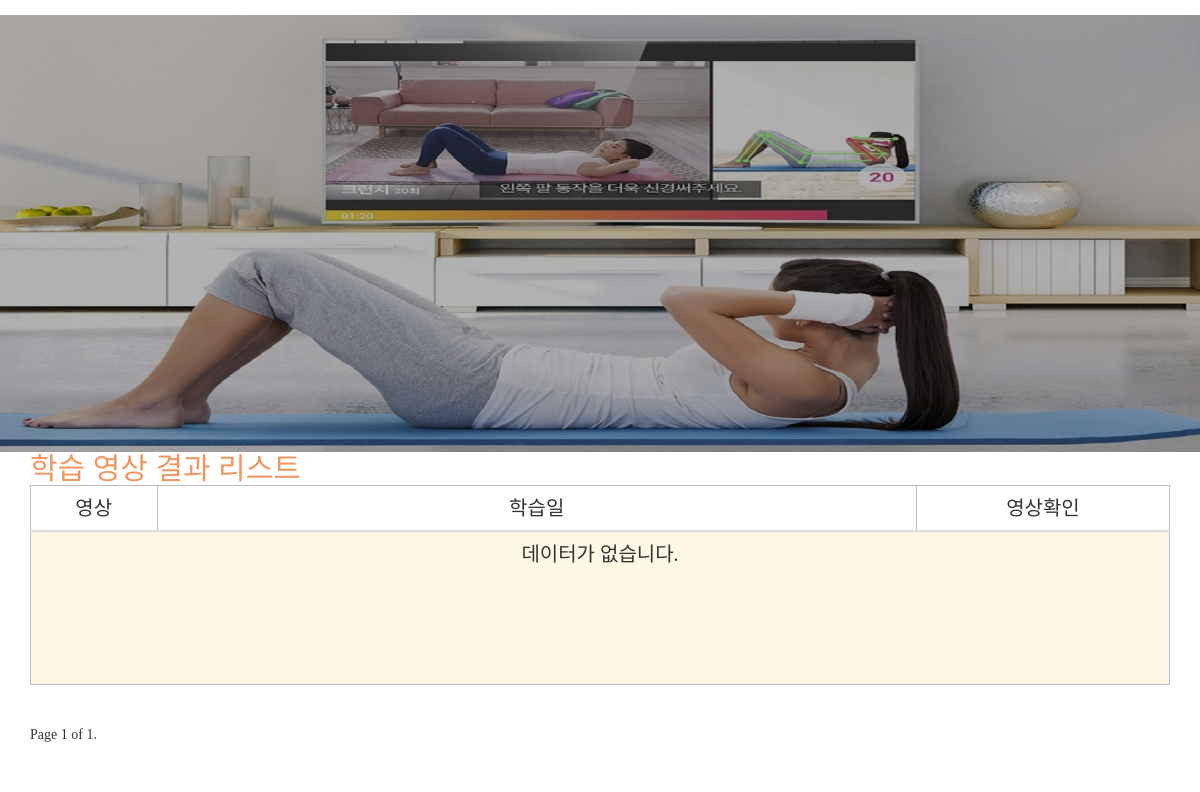
/ResultVideosList (signed in), run on an earlier commit of the app's database.
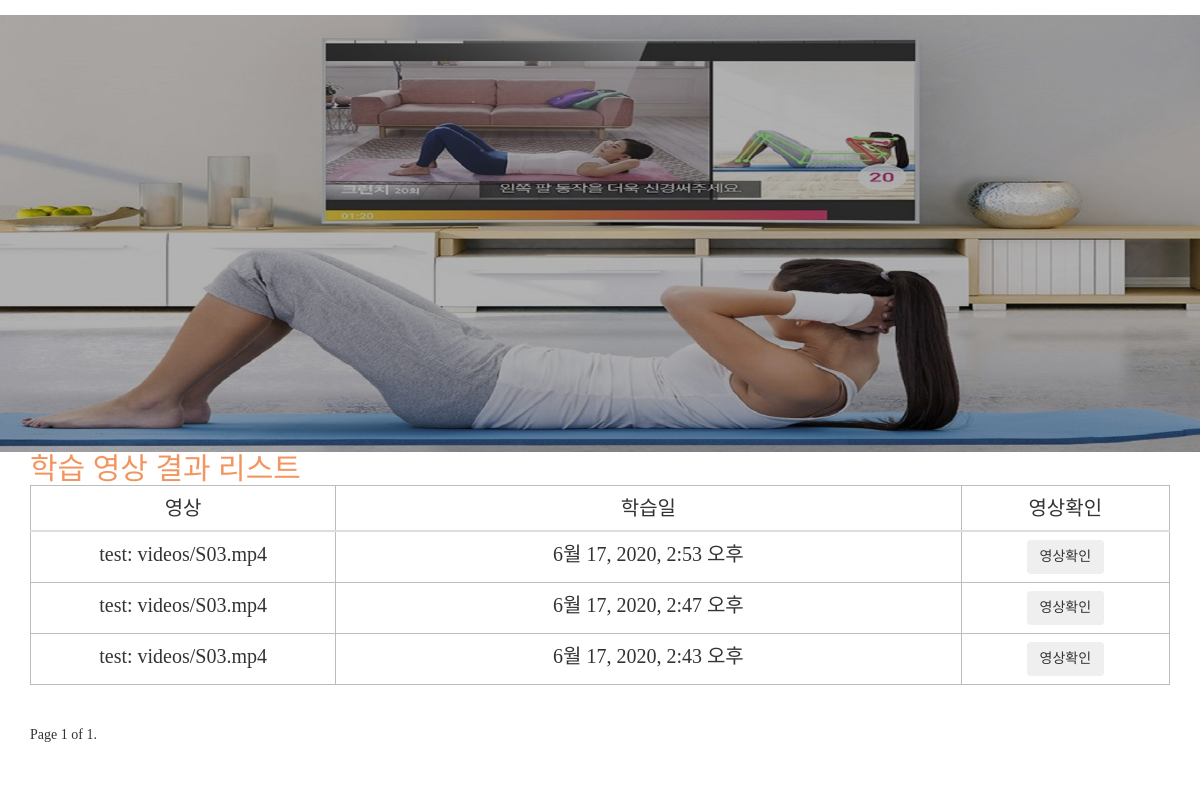
And on a later commit of the database.
### Edus/models.py (models this page shows)
class EdusDB(models.Model): # 학습 디비 클래스
    NON_SHARED = "공유 안함"
    SHARED = "공유 함"
    IS_SHARED = (
        (NON_SHARED , "공유 안함"),
        (SHARED, "공유 함"),
    )
    objects = models.Manager()
    video_description = models.TextField(blank=False)
    views = models.PositiveIntegerField(default=0)
    is_shared = models.CharField(choices=IS_SHARED, max_length=5, default=NON_SHARED)
    edu_days = models.DateTimeField(auto_now_add=True)                  # 학습일, auto_now_add : insert 시에만 현재 날짜로 갱신됨
    video_id = models.ForeignKey("Videos.VideosDB", on_delete = models.CASCADE)  # 영상 번호, models.CASCADE : 주키 삭제 시 외래키 같이 삭제(연쇄 삭제)
    user_id = models.ForeignKey("Users.UsersDB", on_delete = models.CASCADE)    # 사용자 번호
    recode_video = models.FileField(upload_to='edus/', null=True, verbose_name="")     # 녹화 영상, upload_to : 파일 저장 경로 지정
    score = models.IntegerField(default=0)                              # 점수, default = 기본 값

### Videos/models.py (models this page shows)
class VideosDB(models.Model):
    HIGH = "상"
    MIDDLE = "중"
    LOW = "하"
    LEVEL_CHOICES = (
        (HIGH, "상"),
        (MIDDLE, "중"),
        (LOW, "하"),
    )
    title = models.TextField(blank=False) # 제목
    videofile= models.FileField(upload_to='videos/', null=True, verbose_name="") #video file
    video_img = models.ImageField(upload_to='videos/', null=True, verbose_name="") # 영상이미지
    views = models.PositiveIntegerField(default=0) # 조회수 - PositiveIntegerField를 이용
    level = models.CharField(choices=LEVEL_CHOICES, max_length=5, default=LOW) # 난이도
    start_date = models.DateTimeField(auto_now_add=True) # 개시일
    editor = models.ForeignKey("Users.UsersDB", on_delete=models.CASCADE)
    skeleton = models.TextField(blank=False)
    def __str__(self):
        return self.title + ": " + str(self.videofile)

### Edus/views.py (the view)
# urls.py: path('ResultVideosList', views.ResultVideosList, name='ResultVideosList'),
def ResultVideosList(request):  # 학습한 결과 영상 리스트 화면 view
    ResultVideos = EdusDB.objects.all()
    EdusDB_list = EdusDB.objects.all().filter(
        user_id=request.user.id).order_by('-edu_days')  # 학습일 최근순으로
    paginator = Paginator(EdusDB_list, 5)  # Paginator를 이용해서 한 페이지에 보여줄 객체 갯수
    page = request.GET.get('  page')  # 현재 페이지를 받아옴
    Edus = paginator.get_page(page)
    context = {'EdusDB_list': EdusDB_list,
               'Edus': Edus}
    return render(request, 'ResultVideosList.html', context)

### templates/ResultVideosList.html (shortened to what this page needs)
{% extends 'base.html' %}
{% load static %}
{% block content %}
<head>
    <link href='//spoqa.github.io/spoqa-han-sans/css/SpoqaHanSans-kr.css' rel='stylesheet' type='text/css'>
    <link rel="stylesheet" type='text/css' href="{% static 'resultvideolist.css' %}">
</head>
<body>
<section>
<div class="container">
  <div><h3><span>학습 영상 결과 리스트</span></h3></div>
  <div>
  <table class = "table" id="Edus_video">
    <thead class="thead-light" id="tablecol">
      <tr>
        <th width=50>영상</th>
        <th width=300>학습일</th>
        <th width=100>영상확인</th>
      </tr>
    </thead>
    <tbody>
      {% for EdusDB in EdusDB_list %}
        <tr>
          <td>{{ EdusDB.video_id }}</td>
          <td>{{ EdusDB.edu_days }}</td>
          <td><button class="btn btn-outline-secondary" onclick="window.open('{% url 'result' EdusDB.id %}','test','width=550,height=310,location=no,status=no,scrollbars=yes')">영상확인</button> </td>
        </tr>
      {% empty %}
        <tr>
          <td colspan="7" class="text-center bg-warning">데이터가 없습니다.</td>
        </tr>
      {% endfor %}
    </tbody>
  </table>
  </div>
  <div class="pagination">
    <span class="step-links">
      <span class="current"> Page {{ Edus.number }} of {{ Edus.paginator.num_pages }}.
      </span>
    </span>
  </div>
</div>
</section>
</body>
{% endblock %}

What changed in the data, as far as the page shows it:
added EdusDB: video_id "test: videos/S03.mp4", edu_days "6월 17, 2020, 2:53 오후"
added EdusDB: video_id "test: videos/S03.mp4", edu_days "6월 17, 2020, 2:47 오후"
added EdusDB: video_id "test: videos/S03.mp4", edu_days "6월 17, 2020, 2:43 오후"
Also different on the page:
text no longer shown: "데이터가 없습니다."
